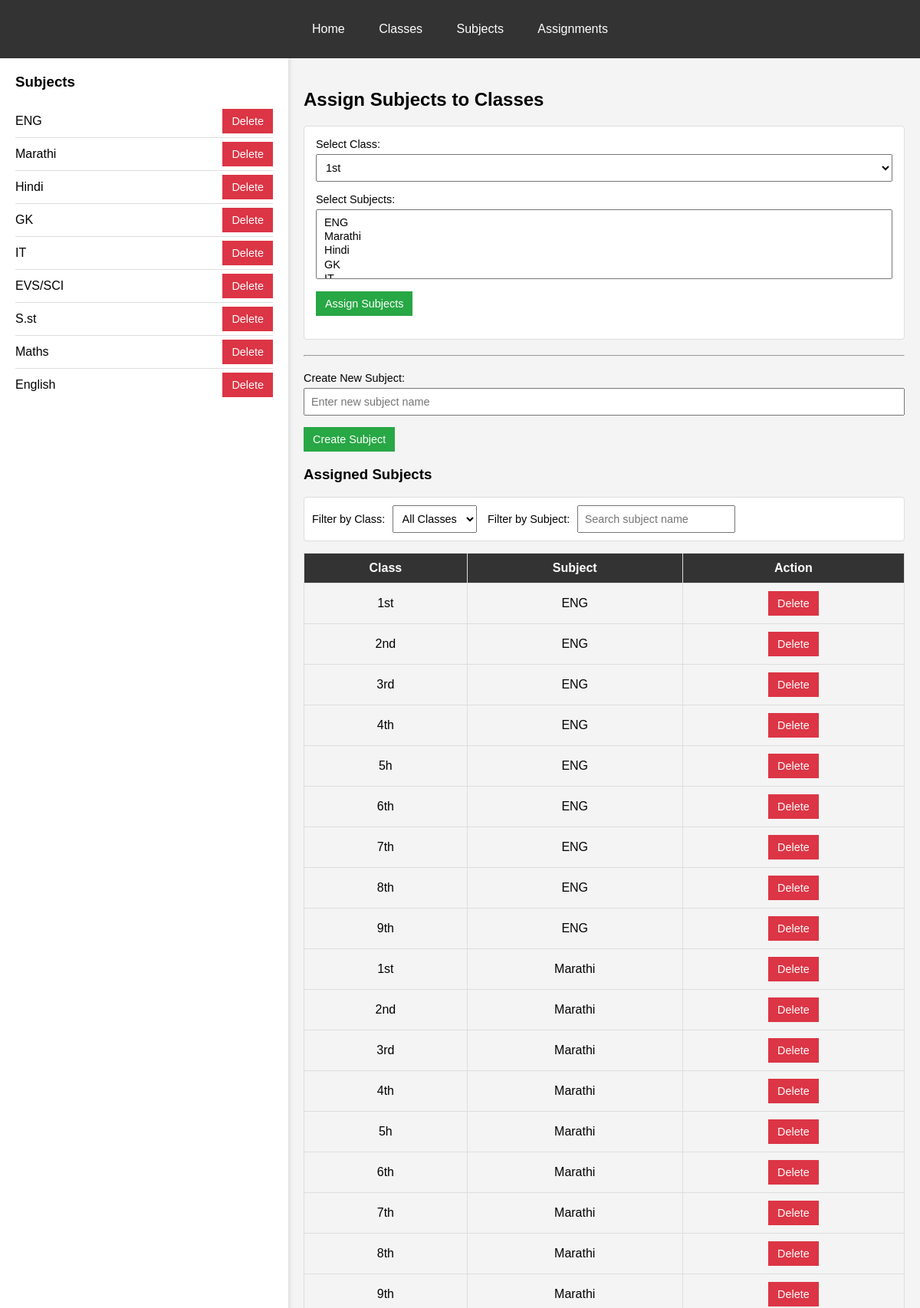
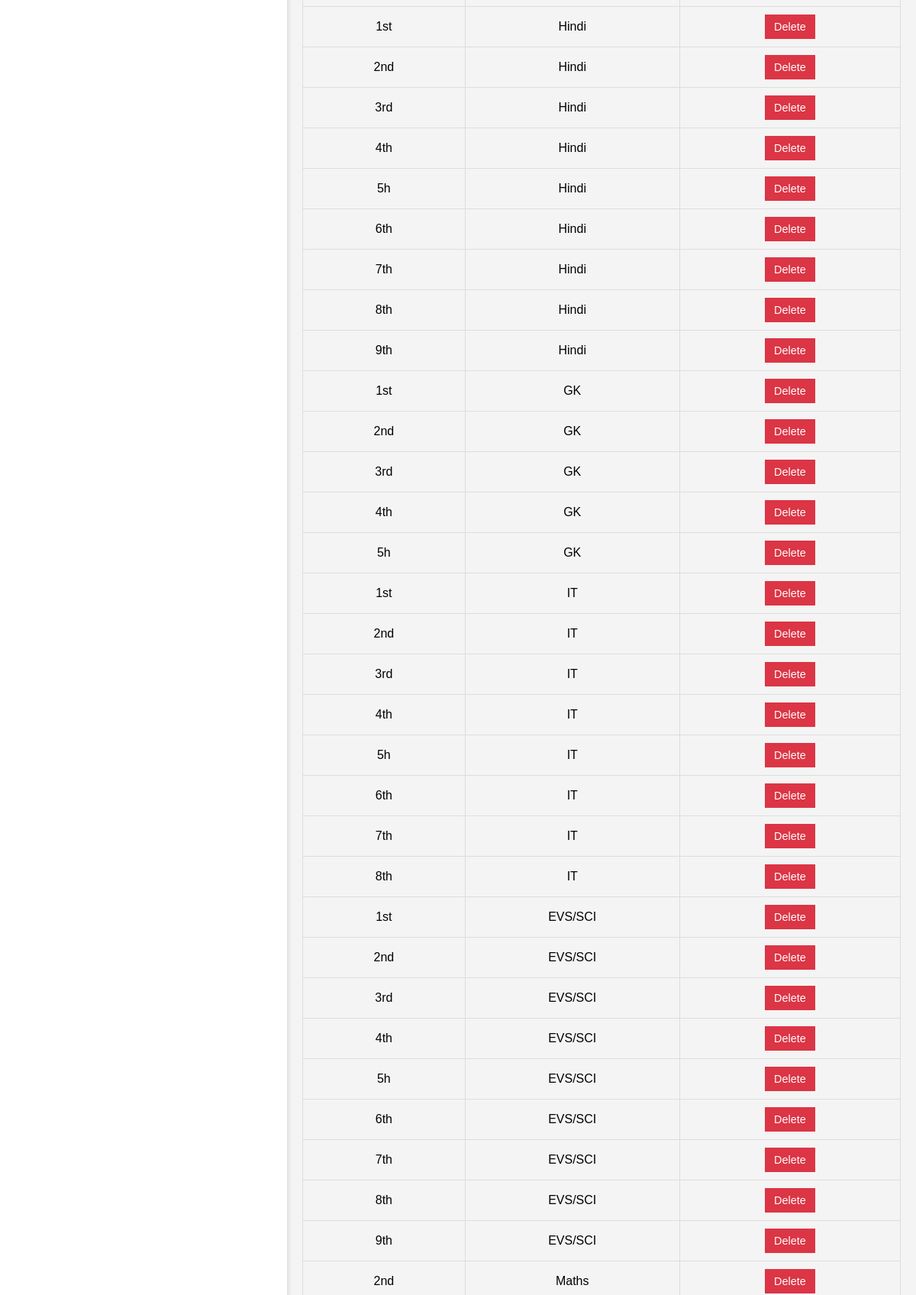
Screenshot of /class_subject_management_pg (upper part) with the database file from the repository (2 pictures, top to bottom).
### school_app/models.py (models this page shows, shortened)
class Subject(models.Model):
    name = models.CharField(max_length=100, unique=True)

class Class(models.Model):
    name = models.CharField(max_length=100, unique=True)
    class_teacher = models.ForeignKey("Teacher", on_delete=models.SET_NULL, null=True, blank=True, related_name="teaching_classes")
    syllabus = models.TextField(blank=True, null=True)
    academic_year = models.ForeignKey(AcademicYear, on_delete=models.CASCADE, null=True, blank=True)

class Teacher_Subject_Class_Relation(models.Model):
    teacher = models.ForeignKey(Teacher, on_delete=models.CASCADE, null=True, blank=True)  # ✅ Allow NULL
    subject = models.ForeignKey(Subject, on_delete=models.CASCADE)
    assigned_classes = models.ManyToManyField(Class)
    is_priority_substitute = models.BooleanField(default=False)
    last_login = models.DateTimeField(null=True, blank=True)

### school_app/views.py (the view)
# urls.py: path("class_subject_management_pg", views.class_subject_management_pg, name="class_subject_management_pg"),
def class_subject_management_pg(request):
    classes = Class.objects.all()
    subjects = Subject.objects.all()
    teacher_subject_class_relations = Teacher_Subject_Class_Relation.objects.all()
    return render(request, "school_management/class_subject_management.html", {
        "classes": classes,
        "subjects": subjects,
        "teacher_subject_class_relations": teacher_subject_class_relations
    })

### school_app/templates/school_management/class_subject_management.html (shortened to what this page needs)
<!DOCTYPE html>
<html lang="en">
<head>
</head>
<body>
  <div class="navbar">
    <a href="#">Home</a>
    <a href="#">Classes</a>
    <a href="#">Subjects</a>
    <a href="#">Assignments</a>
  </div>
  <div class="container">
    <div class="sidebar">
      <h3>Subjects</h3>
      <div id="subject-list">
        {% for subject in subjects %}
          <div class="subject-item" id="subject-item-{{ subject.id }}">
            <span>{{ subject.name }}</span>
            <button class="btn-delete" onclick="deleteSubjectItem({{ subject.id }})">Delete</button>
          </div>
        {% empty %}
          <p>No subjects available.</p>
        {% endfor %}
      </div>
    </div>
    <div class="main-content">
      <h2>Assign Subjects to Classes</h2>
      <div class="assignment-container">
        <div class="form-group">
          <label for="class-select">Select Class:</label>
          <select id="class-select">
            {% for school_class in classes %}
              <option value="{{ school_class.id }}">{{ school_class.name }}</option>
            {% endfor %}
          </select>
        </div>
        <div class="form-group">
          <label for="subject-select">Select Subjects:</label>
          <select id="subject-select" multiple>
            {% for subject in subjects %}
              <option value="{{ subject.id }}">{{ subject.name }}</option>
            {% endfor %}
          </select>
        </div>
        <div class="form-group">
          <button class="btn-primary" id="assign-subjects">Assign Subjects</button>
        </div>
      </div>
      <hr>
      <div class="form-group">
        <label for="new-subject">Create New Subject:</label>
        <input type="text" id="new-subject" placeholder="Enter new subject name">
      </div>
      <div class="form-group">
        <button class="btn-primary" id="create-subject">Create Subject</button>
      </div>
      <h3>Assigned Subjects</h3>
      <div class="filter-container">
        <label for="filter-class">Filter by Class:</label>
        <select id="filter-class">
          <option value="">All Classes</option>
        </select>
        <label for="filter-subject">Filter by Subject:</label>
        <input type="text" id="filter-subject" placeholder="Search subject name">
      </div>
      <table>
        <thead>
          <tr>
            <th>Class</th>
            <th>Subject</th>
            <th>Action</th>
          </tr>
        </thead>
        <tbody id="assigned-subjects-list">
          {% if teacher_subject_class_relations %}
            {% for relation in teacher_subject_class_relations %}
              {% for school_class in relation.assigned_classes.all %}
                <tr id="row-subject-{{ relation.subject.id }}-{{ school_class.id }}" data-class="{{ school_class.name }}" data-subject="{{ relation.subject.name }}">
                  <td>{{ school_class.name }}</td>
                  <td>{{ relation.subject.name }}</td>
                  <td>
                    <button class="btn-delete" onclick="deleteAssignment({{ relation.subject.id }}, {{ school_class.id }})">Delete</button>
                  </td>
                </tr>
              {% endfor %}
            {% endfor %}
          {% else %}
            <tr>
              <td colspan="3">No subjects assigned.</td>
            </tr>
          {% endif %}
        </tbody>
      </table>
    </div>
  </div>
</body>
</html>

### school_app/templates/school_management/class_subject_management.html (style rules this page uses)
body { font-family: Arial, sans-serif; background-color: #f4f4f4; margin: 0; padding: 0; }
.navbar { background-color: #333; padding: 15px; text-align: center; }
.navbar a { color: white; text-decoration: none; padding: 14px 20px; display: inline-block; }
.container { display: flex; }
.sidebar { width: 30%; background: #fff; padding: 20px; box-shadow: 2px 0 5px rgba(0,0,0,0.1); }
.sidebar h3 { margin-top: 0; }
.subject-item { display: flex; justify-content: space-between; align-items: center; padding: 5px 0; border-bottom: 1px solid #ddd; }
.subject-item:last-child { border-bottom: none; }
.main-content { width: 70%; padding: 20px; }
.assignment-container { padding: 15px; border: 1px solid #ddd; border-radius: 4px; background: #fff; margin-bottom: 20px; }
.form-group { margin-bottom: 15px; }
label { display: block; font-size: 0.9em; margin-bottom: 5px; }
select, input { padding: 8px; font-size: 0.9em; width: 100%; box-sizing: border-box; }
button { padding: 8px 12px; font-size: 0.9em; cursor: pointer; }
.btn-primary { background-color: #28a745; color: white; border: none; }
.btn-delete { background-color: #dc3545; color: white; border: none; }
table { width: 100%; border-collapse: collapse; margin-top: 10px; }
th, td { border: 1px solid #ddd; padding: 10px; text-align: center; }
th { background-color: #333; color: #fff; }
.filter-container { margin-bottom: 15px; padding: 10px; background: #fff; border: 1px solid #ddd; border-radius: 4px; }
.filter-container label { display: inline-block; margin-right: 5px; }
.filter-container select, .filter-container input { display: inline-block; width: auto; margin-right: 10px; }
hr { margin: 20px 0; }

### rows the page displays
Subject: name "ENG", {{ subject.id }} 1 (drawn)
Subject: name "Marathi", {{ subject.id }} 2 (drawn)
Subject: name "Hindi", {{ subject.id }} 3 (drawn)
Subject: name "GK", {{ subject.id }} 4 (drawn)
Subject: name "IT", {{ subject.id }} 5 (drawn)
Subject: name "EVS/SCI"
Subject: name "S.st"
Subject: name "Maths"
Subject: name "English"
Teacher_Subject_Class_Relation: subject.name "ENG"
Class: name "1st"
Class: name "2nd"
Class: name "3rd"
Class: name "4th"
Class: name "5h"
Class: name "6th"
Class: name "7th"
Class: name "8th"
Class: name "9th"
Teacher_Subject_Class_Relation: subject.name "Marathi"
Teacher_Subject_Class_Relation: subject.name "Hindi"
Teacher_Subject_Class_Relation: subject.name "GK"
Teacher_Subject_Class_Relation: subject.name "IT"
Teacher_Subject_Class_Relation: subject.name "EVS/SCI"
Teacher_Subject_Class_Relation: subject.name "Maths"

### other values shown
form field value "1st"
